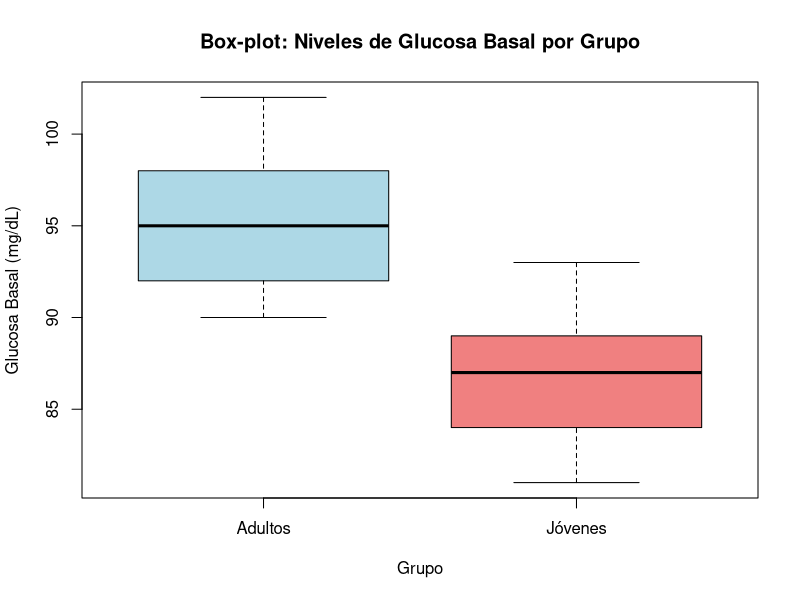
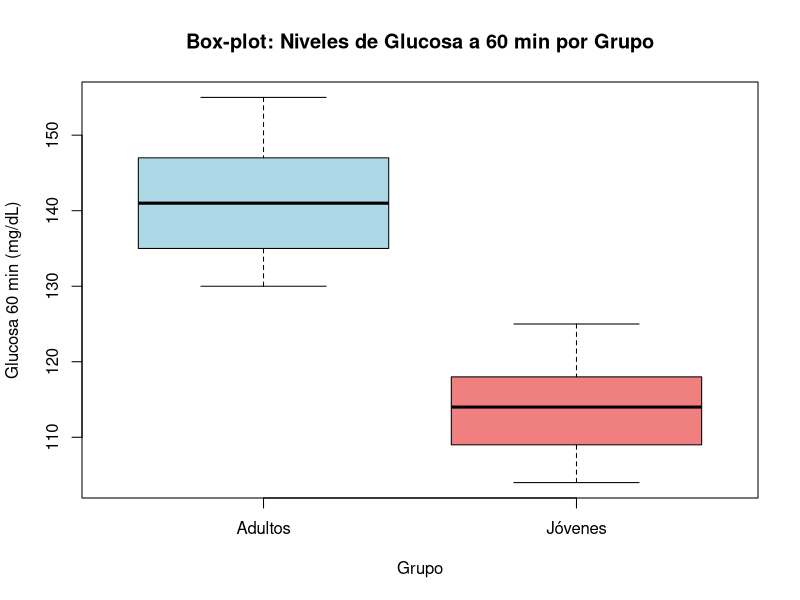
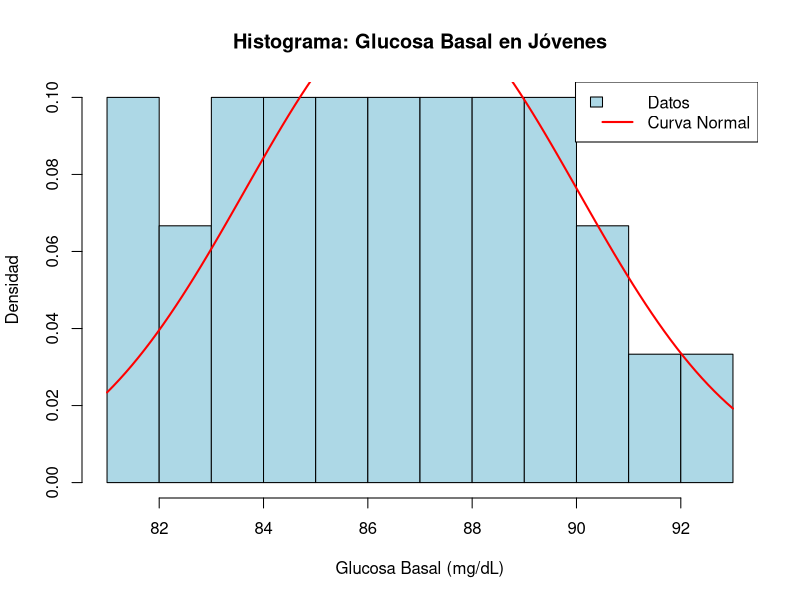
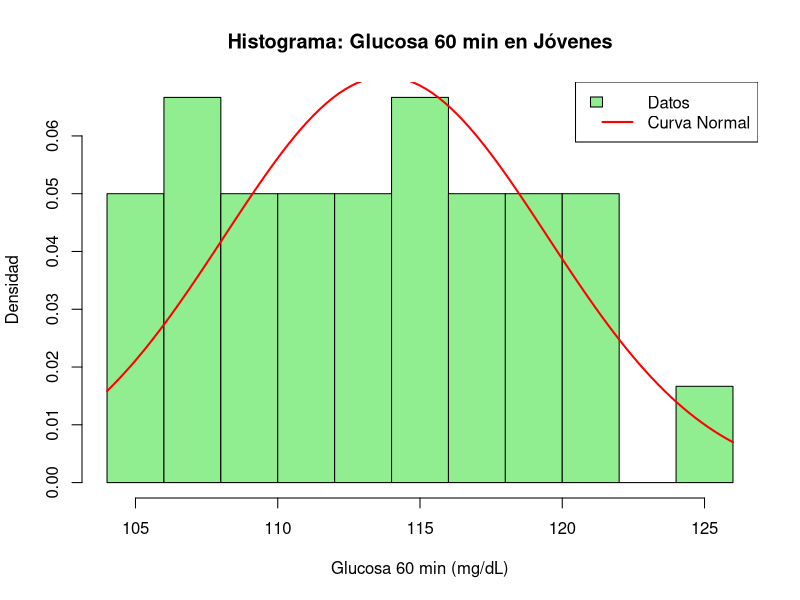
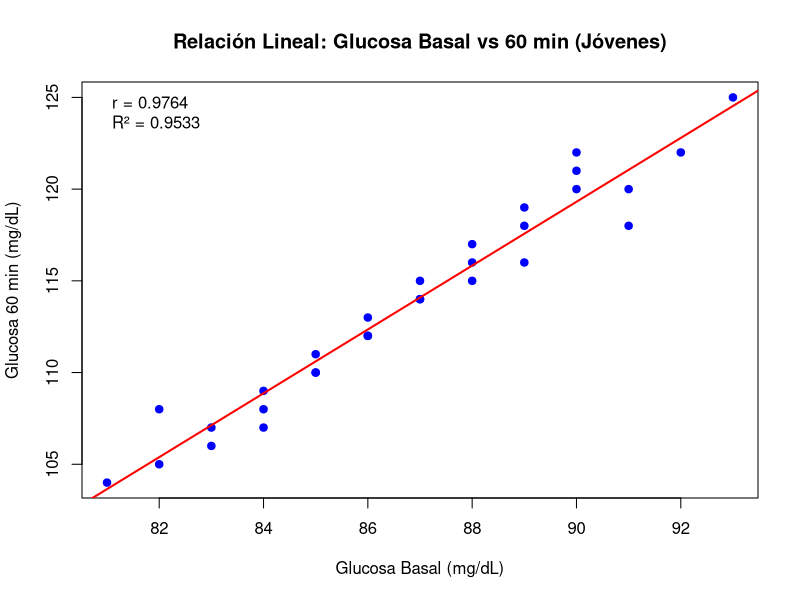
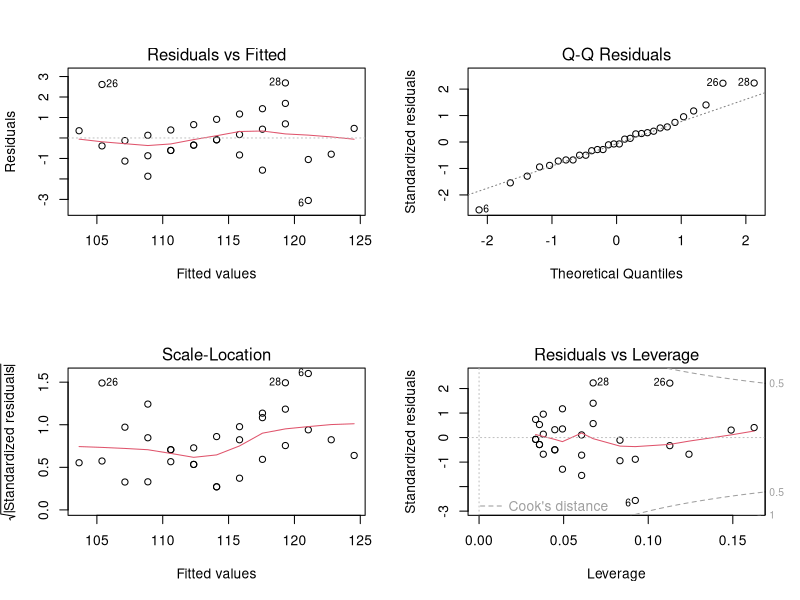
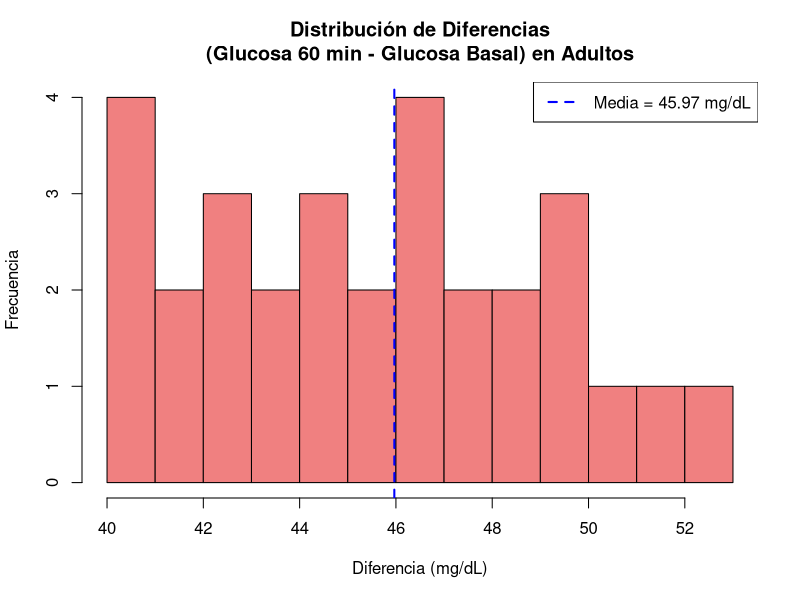
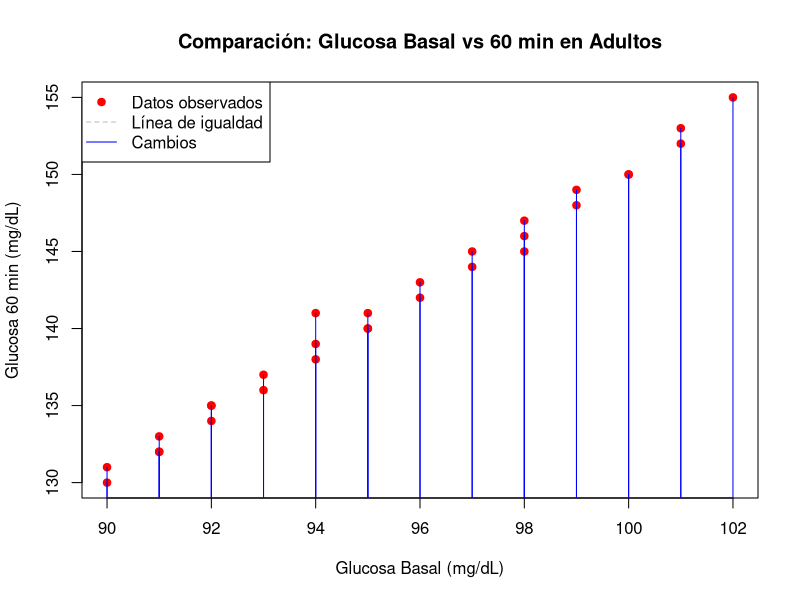

Write the R code that produced these figures, in order.
# ============================================================================
# ANÁLISIS ESTADÍSTICO: TOLERANCIA A LA GLUCOSA EN JÓVENES Y ADULTOS
# ============================================================================
# Estudio sobre tolerancia a la glucosa en jóvenes (<30) y adultos (>30)
# Nivel de significación: 5%
# ============================================================================

# Cargar datos
datos <- read.csv("datos_glucosa.csv", header = TRUE)

# Separar datos por grupo
jovenes <- datos[datos$grupo == "joven", ]
adultos <- datos[datos$grupo == "adulto", ]

cat("\n============================================================================\n")
cat("                ANÁLISIS ESTADÍSTICO DE TOLERANCIA A LA GLUCOSA\n")
cat("============================================================================\n\n")

# ============================================================================
# 1. MEDIDAS DE CENTRALIZACIÓN
# ============================================================================
cat("1. MEDIDAS DE CENTRALIZACIÓN\n")
cat("------------------------------------------------------------\n")

# Función para calcular moda
calcular_moda <- function(x) {
  ux <- unique(x)
  tab <- tabulate(match(x, ux))
  ux[tab == max(tab)]
}

# Jóvenes - Glucosa Basal
cat("\nJÓVENES - Glucosa Basal:\n")
cat(sprintf("  Media: %.2f mg/dL\n", mean(jovenes$glucosa_basal)))
cat(sprintf("  Mediana: %.2f mg/dL\n", median(jovenes$glucosa_basal)))
cat(sprintf("  Moda: %.2f mg/dL\n", calcular_moda(jovenes$glucosa_basal)))

# Jóvenes - Glucosa 60 min
cat("\nJÓVENES - Glucosa 60 min:\n")
cat(sprintf("  Media: %.2f mg/dL\n", mean(jovenes$glucosa_60min)))
cat(sprintf("  Mediana: %.2f mg/dL\n", median(jovenes$glucosa_60min)))
cat(sprintf("  Moda: %.2f mg/dL\n", calcular_moda(jovenes$glucosa_60min)))

# Adultos - Glucosa Basal
cat("\nADULTOS - Glucosa Basal:\n")
cat(sprintf("  Media: %.2f mg/dL\n", mean(adultos$glucosa_basal)))
cat(sprintf("  Mediana: %.2f mg/dL\n", median(adultos$glucosa_basal)))
cat(sprintf("  Moda: %.2f mg/dL\n", calcular_moda(adultos$glucosa_basal)))

# Adultos - Glucosa 60 min
cat("\nADULTOS - Glucosa 60 min:\n")
cat(sprintf("  Media: %.2f mg/dL\n", mean(adultos$glucosa_60min)))
cat(sprintf("  Mediana: %.2f mg/dL\n", median(adultos$glucosa_60min)))
cat(sprintf("  Moda: %.2f mg/dL\n", calcular_moda(adultos$glucosa_60min)))

# ============================================================================
# 2. MEDIDAS DE DISPERSIÓN
# ============================================================================
cat("\n\n2. MEDIDAS DE DISPERSIÓN\n")
cat("------------------------------------------------------------\n")

# Jóvenes - Glucosa Basal
cat("\nJÓVENES - Glucosa Basal:\n")
cat(sprintf("  Rango: %.2f mg/dL\n", diff(range(jovenes$glucosa_basal))))
cat(sprintf("  Varianza: %.2f (mg/dL)²\n", var(jovenes$glucosa_basal)))
cat(sprintf("  Desviación Estándar: %.2f mg/dL\n", sd(jovenes$glucosa_basal)))
cat(sprintf("  Coeficiente de Variación: %.2f%%\n", 
    (sd(jovenes$glucosa_basal) / mean(jovenes$glucosa_basal)) * 100))
cat(sprintf("  Rango Intercuartílico (IQR): %.2f mg/dL\n", IQR(jovenes$glucosa_basal)))

# Jóvenes - Glucosa 60 min
cat("\nJÓVENES - Glucosa 60 min:\n")
cat(sprintf("  Rango: %.2f mg/dL\n", diff(range(jovenes$glucosa_60min))))
cat(sprintf("  Varianza: %.2f (mg/dL)²\n", var(jovenes$glucosa_60min)))
cat(sprintf("  Desviación Estándar: %.2f mg/dL\n", sd(jovenes$glucosa_60min)))
cat(sprintf("  Coeficiente de Variación: %.2f%%\n", 
    (sd(jovenes$glucosa_60min) / mean(jovenes$glucosa_60min)) * 100))
cat(sprintf("  Rango Intercuartílico (IQR): %.2f mg/dL\n", IQR(jovenes$glucosa_60min)))

# Adultos - Glucosa Basal
cat("\nADULTOS - Glucosa Basal:\n")
cat(sprintf("  Rango: %.2f mg/dL\n", diff(range(adultos$glucosa_basal))))
cat(sprintf("  Varianza: %.2f (mg/dL)²\n", var(adultos$glucosa_basal)))
cat(sprintf("  Desviación Estándar: %.2f mg/dL\n", sd(adultos$glucosa_basal)))
cat(sprintf("  Coeficiente de Variación: %.2f%%\n", 
    (sd(adultos$glucosa_basal) / mean(adultos$glucosa_basal)) * 100))
cat(sprintf("  Rango Intercuartílico (IQR): %.2f mg/dL\n", IQR(adultos$glucosa_basal)))

# Adultos - Glucosa 60 min
cat("\nADULTOS - Glucosa 60 min:\n")
cat(sprintf("  Rango: %.2f mg/dL\n", diff(range(adultos$glucosa_60min))))
cat(sprintf("  Varianza: %.2f (mg/dL)²\n", var(adultos$glucosa_60min)))
cat(sprintf("  Desviación Estándar: %.2f mg/dL\n", sd(adultos$glucosa_60min)))
cat(sprintf("  Coeficiente de Variación: %.2f%%\n", 
    (sd(adultos$glucosa_60min) / mean(adultos$glucosa_60min)) * 100))
cat(sprintf("  Rango Intercuartílico (IQR): %.2f mg/dL\n", IQR(adultos$glucosa_60min)))

# ============================================================================
# 3. MEDIDAS DE SIMETRÍA (SKEWNESS) - Implementación básica
# ============================================================================
cat("\n\n3. MEDIDAS DE SIMETRÍA (COEFICIENTE DE ASIMETRÍA)\n")
cat("------------------------------------------------------------\n")
cat("Interpretación: 0 = simétrica, >0 = asimetría positiva, <0 = asimetría negativa\n\n")

# Función para calcular skewness
calcular_skewness <- function(x) {
  n <- length(x)
  m <- mean(x)
  s <- sd(x)
  sum((x - m)^3) / (n * s^3)
}

cat("JÓVENES:\n")
cat(sprintf("  Glucosa Basal: %.4f\n", calcular_skewness(jovenes$glucosa_basal)))
cat(sprintf("  Glucosa 60 min: %.4f\n", calcular_skewness(jovenes$glucosa_60min)))

cat("\nADULTOS:\n")
cat(sprintf("  Glucosa Basal: %.4f\n", calcular_skewness(adultos$glucosa_basal)))
cat(sprintf("  Glucosa 60 min: %.4f\n", calcular_skewness(adultos$glucosa_60min)))

# ============================================================================
# 4. CURTOSIS - Implementación básica
# ============================================================================
cat("\n\n4. CURTOSIS (EXCESO DE CURTOSIS)\n")
cat("------------------------------------------------------------\n")
cat("Interpretación: 0 = mesocúrtica, >0 = leptocúrtica, <0 = platicúrtica\n\n")

# Función para calcular kurtosis
calcular_kurtosis <- function(x) {
  n <- length(x)
  m <- mean(x)
  s <- sd(x)
  (sum((x - m)^4) / (n * s^4)) - 3
}

cat("JÓVENES:\n")
cat(sprintf("  Glucosa Basal: %.4f\n", calcular_kurtosis(jovenes$glucosa_basal)))
cat(sprintf("  Glucosa 60 min: %.4f\n", calcular_kurtosis(jovenes$glucosa_60min)))

cat("\nADULTOS:\n")
cat(sprintf("  Glucosa Basal: %.4f\n", calcular_kurtosis(adultos$glucosa_basal)))
cat(sprintf("  Glucosa 60 min: %.4f\n", calcular_kurtosis(adultos$glucosa_60min)))

# ============================================================================
# 5. CUARTILES
# ============================================================================
cat("\n\n5. CUARTILES\n")
cat("------------------------------------------------------------\n")

cat("\nJÓVENES - Glucosa Basal:\n")
cuartiles_jov_basal <- quantile(jovenes$glucosa_basal, probs = c(0.25, 0.5, 0.75))
cat(sprintf("  Q1 (25%%): %.2f mg/dL\n", cuartiles_jov_basal[1]))
cat(sprintf("  Q2 (50%%): %.2f mg/dL\n", cuartiles_jov_basal[2]))
cat(sprintf("  Q3 (75%%): %.2f mg/dL\n", cuartiles_jov_basal[3]))

cat("\nJÓVENES - Glucosa 60 min:\n")
cuartiles_jov_60 <- quantile(jovenes$glucosa_60min, probs = c(0.25, 0.5, 0.75))
cat(sprintf("  Q1 (25%%): %.2f mg/dL\n", cuartiles_jov_60[1]))
cat(sprintf("  Q2 (50%%): %.2f mg/dL\n", cuartiles_jov_60[2]))
cat(sprintf("  Q3 (75%%): %.2f mg/dL\n", cuartiles_jov_60[3]))

cat("\nADULTOS - Glucosa Basal:\n")
cuartiles_adul_basal <- quantile(adultos$glucosa_basal, probs = c(0.25, 0.5, 0.75))
cat(sprintf("  Q1 (25%%): %.2f mg/dL\n", cuartiles_adul_basal[1]))
cat(sprintf("  Q2 (50%%): %.2f mg/dL\n", cuartiles_adul_basal[2]))
cat(sprintf("  Q3 (75%%): %.2f mg/dL\n", cuartiles_adul_basal[3]))

cat("\nADULTOS - Glucosa 60 min:\n")
cuartiles_adul_60 <- quantile(adultos$glucosa_60min, probs = c(0.25, 0.5, 0.75))
cat(sprintf("  Q1 (25%%): %.2f mg/dL\n", cuartiles_adul_60[1]))
cat(sprintf("  Q2 (50%%): %.2f mg/dL\n", cuartiles_adul_60[2]))
cat(sprintf("  Q3 (75%%): %.2f mg/dL\n", cuartiles_adul_60[3]))

# ============================================================================
# 6. IDENTIFICACIÓN DE OUTLIERS Y BOX-PLOTS
# ============================================================================
cat("\n\n6. IDENTIFICACIÓN DE OUTLIERS\n")
cat("------------------------------------------------------------\n")
cat("Método: Rango Intercuartílico (IQR)\n")
cat("Outliers: valores < Q1 - 1.5*IQR o > Q3 + 1.5*IQR\n\n")

# Función para identificar outliers
identificar_outliers <- function(x) {
  Q1 <- quantile(x, 0.25)
  Q3 <- quantile(x, 0.75)
  IQR_val <- Q3 - Q1
  limite_inferior <- Q1 - 1.5 * IQR_val
  limite_superior <- Q3 + 1.5 * IQR_val
  outliers <- x[x < limite_inferior | x > limite_superior]
  return(list(outliers = outliers, n_outliers = length(outliers)))
}

cat("JÓVENES - Glucosa Basal:\n")
outliers_jov_basal <- identificar_outliers(jovenes$glucosa_basal)
cat(sprintf("  Número de outliers: %d\n", outliers_jov_basal$n_outliers))
if (outliers_jov_basal$n_outliers > 0) {
  cat(sprintf("  Valores: %s\n", paste(outliers_jov_basal$outliers, collapse = ", ")))
}

cat("\nJÓVENES - Glucosa 60 min:\n")
outliers_jov_60 <- identificar_outliers(jovenes$glucosa_60min)
cat(sprintf("  Número de outliers: %d\n", outliers_jov_60$n_outliers))
if (outliers_jov_60$n_outliers > 0) {
  cat(sprintf("  Valores: %s\n", paste(outliers_jov_60$outliers, collapse = ", ")))
}

cat("\nADULTOS - Glucosa Basal:\n")
outliers_adul_basal <- identificar_outliers(adultos$glucosa_basal)
cat(sprintf("  Número de outliers: %d\n", outliers_adul_basal$n_outliers))
if (outliers_adul_basal$n_outliers > 0) {
  cat(sprintf("  Valores: %s\n", paste(outliers_adul_basal$outliers, collapse = ", ")))
}

cat("\nADULTOS - Glucosa 60 min:\n")
outliers_adul_60 <- identificar_outliers(adultos$glucosa_60min)
cat(sprintf("  Número de outliers: %d\n", outliers_adul_60$n_outliers))
if (outliers_adul_60$n_outliers > 0) {
  cat(sprintf("  Valores: %s\n", paste(outliers_adul_60$outliers, collapse = ", ")))
}

# Crear Box-plots
cat("\nGenerando gráficos box-plot...\n")

png("boxplot_glucosa_basal.png", width = 800, height = 600)
boxplot(glucosa_basal ~ grupo, data = datos,
        main = "Box-plot: Niveles de Glucosa Basal por Grupo",
        xlab = "Grupo", ylab = "Glucosa Basal (mg/dL)",
        col = c("lightblue", "lightcoral"),
        names = c("Adultos", "Jóvenes"))
dev.off()

png("boxplot_glucosa_60min.png", width = 800, height = 600)
boxplot(glucosa_60min ~ grupo, data = datos,
        main = "Box-plot: Niveles de Glucosa a 60 min por Grupo",
        xlab = "Grupo", ylab = "Glucosa 60 min (mg/dL)",
        col = c("lightblue", "lightcoral"),
        names = c("Adultos", "Jóvenes"))
dev.off()

# ============================================================================
# 7. PRUEBAS DE NORMALIDAD
# ============================================================================
cat("\n\n7. PRUEBAS DE NORMALIDAD\n")
cat("------------------------------------------------------------\n")
cat("Nivel de significación: α = 0.05\n")
cat("H0: Los datos siguen una distribución normal\n")
cat("H1: Los datos NO siguen una distribución normal\n")
cat("Decisión: Si p-valor < 0.05, rechazamos H0\n\n")

# Shapiro-Wilk test
cat("Test de Shapiro-Wilk:\n\n")

cat("JÓVENES - Glucosa Basal:\n")
sw_jov_basal <- shapiro.test(jovenes$glucosa_basal)
cat(sprintf("  W = %.4f, p-valor = %.4f\n", sw_jov_basal$statistic, sw_jov_basal$p.value))
cat(sprintf("  Conclusión: %s\n", 
    ifelse(sw_jov_basal$p.value < 0.05, 
           "Se rechaza H0. Los datos NO son normales.", 
           "No se rechaza H0. Los datos son normales.")))

cat("\nJÓVENES - Glucosa 60 min:\n")
sw_jov_60 <- shapiro.test(jovenes$glucosa_60min)
cat(sprintf("  W = %.4f, p-valor = %.4f\n", sw_jov_60$statistic, sw_jov_60$p.value))
cat(sprintf("  Conclusión: %s\n", 
    ifelse(sw_jov_60$p.value < 0.05, 
           "Se rechaza H0. Los datos NO son normales.", 
           "No se rechaza H0. Los datos son normales.")))

cat("\nADULTOS - Glucosa Basal:\n")
sw_adul_basal <- shapiro.test(adultos$glucosa_basal)
cat(sprintf("  W = %.4f, p-valor = %.4f\n", sw_adul_basal$statistic, sw_adul_basal$p.value))
cat(sprintf("  Conclusión: %s\n", 
    ifelse(sw_adul_basal$p.value < 0.05, 
           "Se rechaza H0. Los datos NO son normales.", 
           "No se rechaza H0. Los datos son normales.")))

cat("\nADULTOS - Glucosa 60 min:\n")
sw_adul_60 <- shapiro.test(adultos$glucosa_60min)
cat(sprintf("  W = %.4f, p-valor = %.4f\n", sw_adul_60$statistic, sw_adul_60$p.value))
cat(sprintf("  Conclusión: %s\n", 
    ifelse(sw_adul_60$p.value < 0.05, 
           "Se rechaza H0. Los datos NO son normales.", 
           "No se rechaza H0. Los datos son normales.")))

# Generar histogramas con curva normal
png("histograma_jovenes_basal.png", width = 800, height = 600)
hist(jovenes$glucosa_basal, breaks = 10, freq = FALSE,
     main = "Histograma: Glucosa Basal en Jóvenes",
     xlab = "Glucosa Basal (mg/dL)", ylab = "Densidad",
     col = "lightblue", border = "black")
curve(dnorm(x, mean = mean(jovenes$glucosa_basal), sd = sd(jovenes$glucosa_basal)),
      add = TRUE, col = "red", lwd = 2)
legend("topright", legend = c("Datos", "Curva Normal"), 
       fill = c("lightblue", NA), border = c("black", NA),
       col = c(NA, "red"), lty = c(NA, 1), lwd = c(NA, 2))
dev.off()

png("histograma_jovenes_60min.png", width = 800, height = 600)
hist(jovenes$glucosa_60min, breaks = 10, freq = FALSE,
     main = "Histograma: Glucosa 60 min en Jóvenes",
     xlab = "Glucosa 60 min (mg/dL)", ylab = "Densidad",
     col = "lightgreen", border = "black")
curve(dnorm(x, mean = mean(jovenes$glucosa_60min), sd = sd(jovenes$glucosa_60min)),
      add = TRUE, col = "red", lwd = 2)
legend("topright", legend = c("Datos", "Curva Normal"), 
       fill = c("lightgreen", NA), border = c("black", NA),
       col = c(NA, "red"), lty = c(NA, 1), lwd = c(NA, 2))
dev.off()

# ============================================================================
# 8. RELACIÓN LINEAL: GLUCOSA BASAL vs GLUCOSA 60 MIN (JÓVENES)
# ============================================================================
cat("\n\n8. RELACIÓN LINEAL: Glucosa Basal vs Glucosa 60 min (JÓVENES)\n")
cat("------------------------------------------------------------\n")

# Coeficiente de correlación
correlacion_jovenes <- cor(jovenes$glucosa_basal, jovenes$glucosa_60min)
cat(sprintf("Coeficiente de Correlación de Pearson: r = %.4f\n", correlacion_jovenes))

# Test de correlación
cor_test_jovenes <- cor.test(jovenes$glucosa_basal, jovenes$glucosa_60min)
cat(sprintf("p-valor: %.4f\n", cor_test_jovenes$p.value))
cat(sprintf("Conclusión: %s\n", 
    ifelse(cor_test_jovenes$p.value < 0.05, 
           "La correlación es estadísticamente significativa.", 
           "La correlación NO es estadísticamente significativa.")))

# Interpretación de la correlación
if (abs(correlacion_jovenes) < 0.3) {
  interpretacion <- "débil"
} else if (abs(correlacion_jovenes) < 0.7) {
  interpretacion <- "moderada"
} else {
  interpretacion <- "fuerte"
}
cat(sprintf("Interpretación: Correlación %s\n", interpretacion))

# Modelo de regresión lineal
cat("\n8.1. MODELO DE REGRESIÓN LINEAL:\n")
cat("Modelo: Glucosa_60min = β0 + β1 * Glucosa_Basal + ε\n\n")

modelo_jovenes <- lm(glucosa_60min ~ glucosa_basal, data = jovenes)
coef_modelo <- coef(modelo_jovenes)
resumen_modelo <- summary(modelo_jovenes)

cat(sprintf("Ecuación estimada: Glucosa_60min = %.4f + %.4f * Glucosa_Basal\n", 
    coef_modelo[1], coef_modelo[2]))
cat(sprintf("\nCoeficiente β0 (Intercepto): %.4f\n", coef_modelo[1]))
cat(sprintf("  Error estándar: %.4f\n", resumen_modelo$coefficients[1, 2]))
cat(sprintf("  t-valor: %.4f\n", resumen_modelo$coefficients[1, 3]))
cat(sprintf("  p-valor: %.4f\n", resumen_modelo$coefficients[1, 4]))

cat(sprintf("\nCoeficiente β1 (Pendiente): %.4f\n", coef_modelo[2]))
cat(sprintf("  Error estándar: %.4f\n", resumen_modelo$coefficients[2, 2]))
cat(sprintf("  t-valor: %.4f\n", resumen_modelo$coefficients[2, 3]))
cat(sprintf("  p-valor: %.4f\n", resumen_modelo$coefficients[2, 4]))

cat(sprintf("\nR² (Coeficiente de determinación): %.4f\n", resumen_modelo$r.squared))
cat(sprintf("R² ajustado: %.4f\n", resumen_modelo$adj.r.squared))
cat(sprintf("Interpretación: El modelo explica el %.2f%% de la variabilidad\n", 
    resumen_modelo$r.squared * 100))

cat(sprintf("\nError estándar residual: %.4f con %d grados de libertad\n", 
    resumen_modelo$sigma, resumen_modelo$df[2]))

# ANOVA del modelo
cat("\nANOVA del modelo:\n")
anova_modelo <- anova(modelo_jovenes)
print(anova_modelo)

# Intervalos de confianza para los coeficientes
cat("\nIntervalos de Confianza (95%) para los coeficientes:\n")
ic_coef <- confint(modelo_jovenes, level = 0.95)
print(ic_coef)

# Estimaciones con el modelo
cat("\n8.2. ESTIMACIONES CON EL MODELO:\n\n")

# Ejemplos de estimación
valores_basal_ejemplo <- c(80, 85, 90, 95)
cat("Ejemplos de predicción:\n")
for (val in valores_basal_ejemplo) {
  prediccion <- predict(modelo_jovenes, newdata = data.frame(glucosa_basal = val),
                       interval = "prediction", level = 0.95)
  cat(sprintf("  Si Glucosa Basal = %.0f mg/dL:\n", val))
  cat(sprintf("    Predicción: %.2f mg/dL\n", prediccion[1]))
  cat(sprintf("    IC 95%%: [%.2f, %.2f] mg/dL\n", prediccion[2], prediccion[3]))
}

# Crear gráfico de dispersión con línea de regresión
png("scatter_regresion_jovenes.png", width = 800, height = 600)
plot(jovenes$glucosa_basal, jovenes$glucosa_60min,
     main = "Relación Lineal: Glucosa Basal vs 60 min (Jóvenes)",
     xlab = "Glucosa Basal (mg/dL)",
     ylab = "Glucosa 60 min (mg/dL)",
     pch = 19, col = "blue")
abline(modelo_jovenes, col = "red", lwd = 2)
legend("topleft", 
       legend = c(sprintf("r = %.4f", correlacion_jovenes),
                 sprintf("R² = %.4f", resumen_modelo$r.squared)),
       bty = "n")
dev.off()

# Gráficos de diagnóstico del modelo
png("diagnostico_modelo_jovenes.png", width = 1200, height = 900)
par(mfrow = c(2, 2))
plot(modelo_jovenes)
par(mfrow = c(1, 1))
dev.off()

# ============================================================================
# 9. INTERVALOS DE CONFIANZA PARA MEDIAS
# ============================================================================
cat("\n\n9. INTERVALOS DE CONFIANZA PARA MEDIAS (95%)\n")
cat("------------------------------------------------------------\n")

# Función para calcular IC
calcular_ic_media <- function(x, nivel = 0.95) {
  n <- length(x)
  media <- mean(x)
  ee <- sd(x) / sqrt(n)
  t_crit <- qt((1 + nivel) / 2, df = n - 1)
  ic_inf <- media - t_crit * ee
  ic_sup <- media + t_crit * ee
  return(list(media = media, ic_inf = ic_inf, ic_sup = ic_sup, ee = ee))
}

cat("\nJÓVENES - Glucosa Basal:\n")
ic_jov_basal <- calcular_ic_media(jovenes$glucosa_basal)
cat(sprintf("  Media: %.2f mg/dL\n", ic_jov_basal$media))
cat(sprintf("  Error Estándar: %.2f\n", ic_jov_basal$ee))
cat(sprintf("  IC 95%%: [%.2f, %.2f] mg/dL\n", ic_jov_basal$ic_inf, ic_jov_basal$ic_sup))

cat("\nJÓVENES - Glucosa 60 min:\n")
ic_jov_60 <- calcular_ic_media(jovenes$glucosa_60min)
cat(sprintf("  Media: %.2f mg/dL\n", ic_jov_60$media))
cat(sprintf("  Error Estándar: %.2f\n", ic_jov_60$ee))
cat(sprintf("  IC 95%%: [%.2f, %.2f] mg/dL\n", ic_jov_60$ic_inf, ic_jov_60$ic_sup))

cat("\nADULTOS - Glucosa Basal:\n")
ic_adul_basal <- calcular_ic_media(adultos$glucosa_basal)
cat(sprintf("  Media: %.2f mg/dL\n", ic_adul_basal$media))
cat(sprintf("  Error Estándar: %.2f\n", ic_adul_basal$ee))
cat(sprintf("  IC 95%%: [%.2f, %.2f] mg/dL\n", ic_adul_basal$ic_inf, ic_adul_basal$ic_sup))

cat("\nADULTOS - Glucosa 60 min:\n")
ic_adul_60 <- calcular_ic_media(adultos$glucosa_60min)
cat(sprintf("  Media: %.2f mg/dL\n", ic_adul_60$media))
cat(sprintf("  Error Estándar: %.2f\n", ic_adul_60$ee))
cat(sprintf("  IC 95%%: [%.2f, %.2f] mg/dL\n", ic_adul_60$ic_inf, ic_adul_60$ic_sup))

# ============================================================================
# 10. INTERVALOS DE CONFIANZA PARA PROPORCIONES
# ============================================================================
cat("\n\n10. INTERVALOS DE CONFIANZA PARA PROPORCIONES (95%)\n")
cat("------------------------------------------------------------\n")

# Proporción de jóvenes con glucosa basal > 85
prop_jov_basal_alta <- sum(jovenes$glucosa_basal > 85) / nrow(jovenes)
n_jov <- nrow(jovenes)
ee_prop_jov <- sqrt(prop_jov_basal_alta * (1 - prop_jov_basal_alta) / n_jov)
z_crit <- qnorm(0.975)
ic_prop_jov_inf <- prop_jov_basal_alta - z_crit * ee_prop_jov
ic_prop_jov_sup <- prop_jov_basal_alta + z_crit * ee_prop_jov

cat("\nProporción de JÓVENES con Glucosa Basal > 85 mg/dL:\n")
cat(sprintf("  Proporción: %.4f (%.2f%%)\n", prop_jov_basal_alta, prop_jov_basal_alta * 100))
cat(sprintf("  IC 95%%: [%.4f, %.4f] ([%.2f%%, %.2f%%])\n", 
    ic_prop_jov_inf, ic_prop_jov_sup, 
    ic_prop_jov_inf * 100, ic_prop_jov_sup * 100))

# Proporción de adultos con glucosa basal > 95
prop_adul_basal_alta <- sum(adultos$glucosa_basal > 95) / nrow(adultos)
n_adul <- nrow(adultos)
ee_prop_adul <- sqrt(prop_adul_basal_alta * (1 - prop_adul_basal_alta) / n_adul)
ic_prop_adul_inf <- prop_adul_basal_alta - z_crit * ee_prop_adul
ic_prop_adul_sup <- prop_adul_basal_alta + z_crit * ee_prop_adul

cat("\nProporción de ADULTOS con Glucosa Basal > 95 mg/dL:\n")
cat(sprintf("  Proporción: %.4f (%.2f%%)\n", prop_adul_basal_alta, prop_adul_basal_alta * 100))
cat(sprintf("  IC 95%%: [%.4f, %.4f] ([%.2f%%, %.2f%%])\n", 
    ic_prop_adul_inf, ic_prop_adul_sup, 
    ic_prop_adul_inf * 100, ic_prop_adul_sup * 100))

# Proporción de jóvenes con glucosa 60 min > 115
prop_jov_60_alta <- sum(jovenes$glucosa_60min > 115) / nrow(jovenes)
ee_prop_jov_60 <- sqrt(prop_jov_60_alta * (1 - prop_jov_60_alta) / n_jov)
ic_prop_jov_60_inf <- prop_jov_60_alta - z_crit * ee_prop_jov_60
ic_prop_jov_60_sup <- prop_jov_60_alta + z_crit * ee_prop_jov_60

cat("\nProporción de JÓVENES con Glucosa 60 min > 115 mg/dL:\n")
cat(sprintf("  Proporción: %.4f (%.2f%%)\n", prop_jov_60_alta, prop_jov_60_alta * 100))
cat(sprintf("  IC 95%%: [%.4f, %.4f] ([%.2f%%, %.2f%%])\n", 
    ic_prop_jov_60_inf, ic_prop_jov_60_sup, 
    ic_prop_jov_60_inf * 100, ic_prop_jov_60_sup * 100))

# ============================================================================
# 11. CONTRASTES DE HIPÓTESIS
# ============================================================================
cat("\n\n11. CONTRASTES DE HIPÓTESIS (α = 0.05)\n")
cat("------------------------------------------------------------\n")

# 11.1. Comparación de medias entre jóvenes y adultos (glucosa basal)
cat("\n11.1. Comparación de medias: Glucosa Basal entre Jóvenes y Adultos\n")
cat("H0: μ_jóvenes = μ_adultos\n")
cat("H1: μ_jóvenes ≠ μ_adultos\n\n")

# Primero, test de igualdad de varianzas
var_test_basal <- var.test(jovenes$glucosa_basal, adultos$glucosa_basal)
cat(sprintf("Test de igualdad de varianzas (F-test): p-valor = %.4f\n", 
    var_test_basal$p.value))

# t-test (dos muestras)
t_test_basal <- t.test(jovenes$glucosa_basal, adultos$glucosa_basal, 
                       var.equal = (var_test_basal$p.value > 0.05))
cat(sprintf("\nTest t de Student:\n"))
cat(sprintf("  t = %.4f, gl = %.2f, p-valor = %.4f\n", 
    t_test_basal$statistic, t_test_basal$parameter, t_test_basal$p.value))
cat(sprintf("  Media Jóvenes: %.2f mg/dL\n", t_test_basal$estimate[1]))
cat(sprintf("  Media Adultos: %.2f mg/dL\n", t_test_basal$estimate[2]))
cat(sprintf("  Diferencia de medias: %.2f mg/dL\n", 
    t_test_basal$estimate[1] - t_test_basal$estimate[2]))
cat(sprintf("  IC 95%% para la diferencia: [%.2f, %.2f]\n", 
    t_test_basal$conf.int[1], t_test_basal$conf.int[2]))
cat(sprintf("\nConclusión: %s\n", 
    ifelse(t_test_basal$p.value < 0.05, 
           "Se rechaza H0. Hay diferencia significativa entre las medias.", 
           "No se rechaza H0. No hay diferencia significativa.")))

# 11.2. Comparación de medias entre jóvenes y adultos (glucosa 60 min)
cat("\n\n11.2. Comparación de medias: Glucosa 60 min entre Jóvenes y Adultos\n")
cat("H0: μ_jóvenes = μ_adultos\n")
cat("H1: μ_jóvenes ≠ μ_adultos\n\n")

var_test_60 <- var.test(jovenes$glucosa_60min, adultos$glucosa_60min)
cat(sprintf("Test de igualdad de varianzas (F-test): p-valor = %.4f\n", 
    var_test_60$p.value))

t_test_60 <- t.test(jovenes$glucosa_60min, adultos$glucosa_60min,
                    var.equal = (var_test_60$p.value > 0.05))
cat(sprintf("\nTest t de Student:\n"))
cat(sprintf("  t = %.4f, gl = %.2f, p-valor = %.4f\n", 
    t_test_60$statistic, t_test_60$parameter, t_test_60$p.value))
cat(sprintf("  Media Jóvenes: %.2f mg/dL\n", t_test_60$estimate[1]))
cat(sprintf("  Media Adultos: %.2f mg/dL\n", t_test_60$estimate[2]))
cat(sprintf("  Diferencia de medias: %.2f mg/dL\n", 
    t_test_60$estimate[1] - t_test_60$estimate[2]))
cat(sprintf("  IC 95%% para la diferencia: [%.2f, %.2f]\n", 
    t_test_60$conf.int[1], t_test_60$conf.int[2]))
cat(sprintf("\nConclusión: %s\n", 
    ifelse(t_test_60$p.value < 0.05, 
           "Se rechaza H0. Hay diferencia significativa entre las medias.", 
           "No se rechaza H0. No hay diferencia significativa.")))

# 11.3. Test sobre una media específica (ejemplo: jóvenes basal vs 87)
cat("\n\n11.3. Test de media: Glucosa Basal en Jóvenes vs valor de referencia 87 mg/dL\n")
cat("H0: μ = 87\n")
cat("H1: μ ≠ 87\n\n")

t_test_media <- t.test(jovenes$glucosa_basal, mu = 87)
cat(sprintf("Test t de Student:\n"))
cat(sprintf("  t = %.4f, gl = %d, p-valor = %.4f\n", 
    t_test_media$statistic, t_test_media$parameter, t_test_media$p.value))
cat(sprintf("  Media muestral: %.2f mg/dL\n", t_test_media$estimate))
cat(sprintf("  IC 95%%: [%.2f, %.2f]\n", 
    t_test_media$conf.int[1], t_test_media$conf.int[2]))
cat(sprintf("\nConclusión: %s\n", 
    ifelse(t_test_media$p.value < 0.05, 
           "Se rechaza H0. La media es significativamente diferente de 87.", 
           "No se rechaza H0. No hay evidencia de diferencia con 87.")))

# ============================================================================
# 12. ANÁLISIS DE DATOS EMPAREJADOS (ADULTOS)
# ============================================================================
cat("\n\n12. ANÁLISIS DE DATOS EMPAREJADOS: ADULTOS (α = 0.05)\n")
cat("------------------------------------------------------------\n")
cat("Comparación: Glucosa Basal vs Glucosa 60 min en ADULTOS\n")
cat("(Antes y después de la ingestión de glucosa)\n\n")

# Diferencias emparejadas
diferencias_adultos <- adultos$glucosa_60min - adultos$glucosa_basal

cat("12.1. ESTADÍSTICAS DESCRIPTIVAS DE LAS DIFERENCIAS:\n\n")
cat(sprintf("Media de las diferencias: %.2f mg/dL\n", mean(diferencias_adultos)))
cat(sprintf("Mediana de las diferencias: %.2f mg/dL\n", median(diferencias_adultos)))
cat(sprintf("Desviación estándar: %.2f mg/dL\n", sd(diferencias_adultos)))
cat(sprintf("Rango: [%.2f, %.2f] mg/dL\n", 
    min(diferencias_adultos), max(diferencias_adultos)))

# Test de normalidad para las diferencias
cat("\n12.2. TEST DE NORMALIDAD DE LAS DIFERENCIAS:\n\n")
sw_diff <- shapiro.test(diferencias_adultos)
cat(sprintf("Shapiro-Wilk: W = %.4f, p-valor = %.4f\n", 
    sw_diff$statistic, sw_diff$p.value))
cat(sprintf("Conclusión: %s\n", 
    ifelse(sw_diff$p.value < 0.05, 
           "Las diferencias NO siguen distribución normal.", 
           "Las diferencias siguen distribución normal.")))

# Test t pareado
cat("\n12.3. TEST T PAREADO:\n")
cat("H0: μ_diferencia = 0 (no hay cambio tras la ingestión de glucosa)\n")
cat("H1: μ_diferencia ≠ 0 (hay cambio tras la ingestión de glucosa)\n\n")

t_test_pareado <- t.test(adultos$glucosa_60min, adultos$glucosa_basal, 
                         paired = TRUE)
cat(sprintf("  t = %.4f, gl = %d, p-valor < %.6f\n", 
    t_test_pareado$statistic, t_test_pareado$parameter, t_test_pareado$p.value))
cat(sprintf("  Media de las diferencias: %.2f mg/dL\n", t_test_pareado$estimate))
cat(sprintf("  IC 95%% para la diferencia media: [%.2f, %.2f]\n", 
    t_test_pareado$conf.int[1], t_test_pareado$conf.int[2]))

cat(sprintf("\nConclusión: %s\n", 
    ifelse(t_test_pareado$p.value < 0.05, 
           "Se rechaza H0. Hay una diferencia significativa entre los niveles\n            de glucosa basal y a los 60 min tras la ingestión.", 
           "No se rechaza H0. No hay diferencia significativa.")))

# Tamaño del efecto (d de Cohen)
d_cohen <- mean(diferencias_adultos) / sd(diferencias_adultos)
cat(sprintf("\nTamaño del efecto (d de Cohen): %.4f\n", d_cohen))
if (abs(d_cohen) < 0.2) {
  cat("Interpretación: Efecto pequeño\n")
} else if (abs(d_cohen) < 0.8) {
  cat("Interpretación: Efecto mediano\n")
} else {
  cat("Interpretación: Efecto grande\n")
}

# Intervalos de confianza para la diferencia media
cat("\n12.4. INTERVALO DE CONFIANZA (95%) PARA LA DIFERENCIA MEDIA:\n")
cat(sprintf("  [%.2f, %.2f] mg/dL\n", 
    t_test_pareado$conf.int[1], t_test_pareado$conf.int[2]))

# Gráfico de las diferencias
png("diferencias_adultos.png", width = 800, height = 600)
hist(diferencias_adultos, breaks = 10,
     main = "Distribución de Diferencias\n(Glucosa 60 min - Glucosa Basal) en Adultos",
     xlab = "Diferencia (mg/dL)",
     ylab = "Frecuencia",
     col = "lightcoral",
     border = "black")
abline(v = mean(diferencias_adultos), col = "blue", lwd = 2, lty = 2)
legend("topright", 
       legend = sprintf("Media = %.2f mg/dL", mean(diferencias_adultos)),
       col = "blue", lty = 2, lwd = 2)
dev.off()

# Gráfico antes-después
png("antes_despues_adultos.png", width = 800, height = 600)
plot(adultos$glucosa_basal, adultos$glucosa_60min,
     main = "Comparación: Glucosa Basal vs 60 min en Adultos",
     xlab = "Glucosa Basal (mg/dL)",
     ylab = "Glucosa 60 min (mg/dL)",
     pch = 19, col = "red")
abline(a = 0, b = 1, col = "gray", lty = 2, lwd = 2)
segments(adultos$glucosa_basal, adultos$glucosa_basal,
         adultos$glucosa_basal, adultos$glucosa_60min,
         col = "blue", lty = 1)
legend("topleft", 
       legend = c("Datos observados", "Línea de igualdad", "Cambios"),
       col = c("red", "gray", "blue"),
       pch = c(19, NA, NA),
       lty = c(NA, 2, 1))
dev.off()

# ============================================================================
# RESUMEN FINAL
# ============================================================================
cat("\n\n============================================================================\n")
cat("                            RESUMEN FINAL\n")
cat("============================================================================\n\n")

cat("ARCHIVOS GENERADOS:\n")
cat("  - boxplot_glucosa_basal.png\n")
cat("  - boxplot_glucosa_60min.png\n")
cat("  - histograma_jovenes_basal.png\n")
cat("  - histograma_jovenes_60min.png\n")
cat("  - scatter_regresion_jovenes.png\n")
cat("  - diagnostico_modelo_jovenes.png\n")
cat("  - diferencias_adultos.png\n")
cat("  - antes_despues_adultos.png\n\n")

cat("PRINCIPALES CONCLUSIONES:\n\n")

cat("1. CENTRALIZACIÓN Y DISPERSIÓN:\n")
cat(sprintf("   - Jóvenes tienen menores niveles de glucosa (basal: %.2f mg/dL)\n", 
    mean(jovenes$glucosa_basal)))
cat(sprintf("   - Adultos tienen mayores niveles de glucosa (basal: %.2f mg/dL)\n", 
    mean(adultos$glucosa_basal)))

cat("\n2. NORMALIDAD:\n")
cat("   - Ver resultados de tests de Shapiro-Wilk\n")

cat("\n3. RELACIÓN LINEAL (JÓVENES):\n")
cat(sprintf("   - Correlación: r = %.4f\n", correlacion_jovenes))
cat(sprintf("   - Modelo: Glucosa_60min = %.2f + %.2f * Glucosa_Basal\n", 
    coef_modelo[1], coef_modelo[2]))
cat(sprintf("   - R² = %.4f (%.2f%% de variabilidad explicada)\n", 
    resumen_modelo$r.squared, resumen_modelo$r.squared * 100))

cat("\n4. COMPARACIÓN ENTRE GRUPOS:\n")
cat(sprintf("   - Diferencia en glucosa basal: %.2f mg/dL (p-valor = %.4f)\n", 
    mean(adultos$glucosa_basal) - mean(jovenes$glucosa_basal), 
    t_test_basal$p.value))
cat(sprintf("   - Diferencia en glucosa 60 min: %.2f mg/dL (p-valor < %.6f)\n", 
    mean(adultos$glucosa_60min) - mean(jovenes$glucosa_60min), 
    t_test_60$p.value))

cat("\n5. DATOS EMPAREJADOS (ADULTOS):\n")
cat(sprintf("   - Incremento medio tras ingestión: %.2f mg/dL\n", 
    mean(diferencias_adultos)))
cat(sprintf("   - p-valor < %.6f (altamente significativo)\n", 
    t_test_pareado$p.value))
cat(sprintf("   - Tamaño del efecto (d de Cohen): %.4f\n", d_cohen))

cat("\n============================================================================\n")
cat("                    ANÁLISIS COMPLETADO EXITOSAMENTE\n")
cat("============================================================================\n\n")
